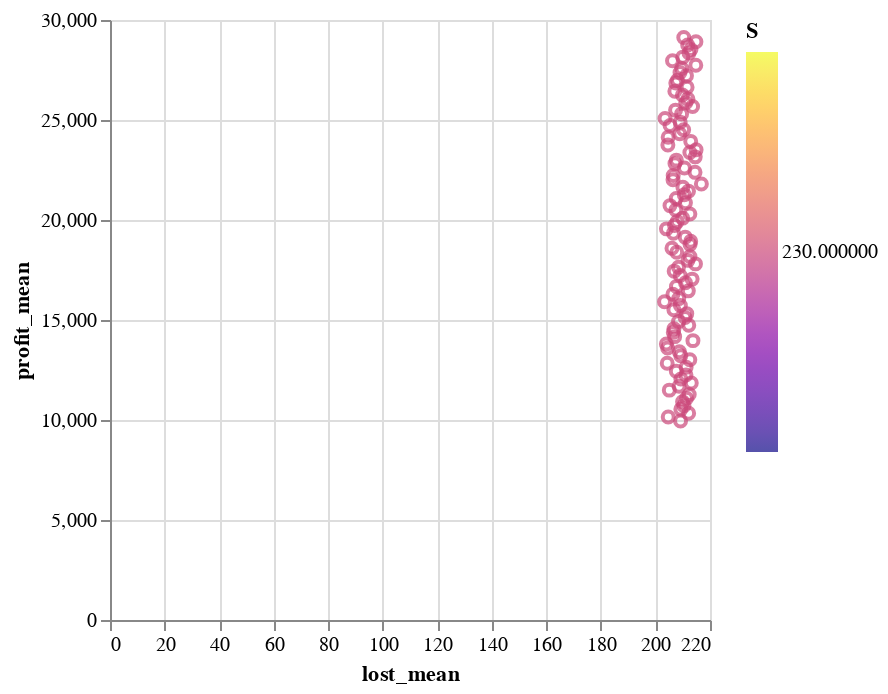

The notebook cell saved with this chart:
### Code cell
using VegaLite
df |> @vlplot(:point, x=:lost_mean, y=:profit_mean, color={:S, scale={scheme=:plasma}})

### Figure 1 — Vega-Lite specification as saved in the notebook (floating-point values rounded to 4 significant figures)
{"data": {"values": [{"N": 1000, "S": 230, "lost_mean": 209.2, "lost_std": 94.68, "m": 250, "p": 0, "profit_mean": 9951.0, "profit_std": 287.9, "s": 35}, {"N": 1000, "S": 230, "lost_mean": 204.7, "lost_std": 94.7, "m": 250, "p": 0.01, "profit_mean": 10150.0, "profit_std": 294.6, "s": 35}, {"N": 1000, "S": 230, "lost_mean": 212.2, "lost_std": 95.85, "m": 250, "p": 0.02, "profit_mean": 10340.0, "profit_std": 291.8, "s": 35}, {"N": 1000, "S": 230, "lost_mean": 209.3, "lost_std": 98.43, "m": 250, "p": 0.03, "profit_mean": 10530.0, "profit_std": 312.8, "s": 35}, {"N": 1000, "S": 230, "lost_mean": 210.4, "lost_std": 94.45, "m": 250, "p": 0.04, "profit_mean": 10720.0, "profit_std": 300.3, "s": 35}, {"N": 1000, "S": 230, "lost_mean": 209.9, "lost_std": 95.89, "m": 250, "p": 0.05, "profit_mean": 10910.0, "profit_std": 312.3, "s": 35}, {"N": 1000, "S": 230, "lost_mean": 211.4, "lost_std": 96.8, "m": 250, "p": 0.06, "profit_mean": 11090.0, "profit_std": 317.8, "s": 35}, {"N": 1000, "S": 230, "lost_mean": 212.4, "lost_std": 98.5, "m": 250, "p": 0.07, "profit_mean": 11280.0, "profit_std": 323.3, "s": 35}, {"N": 1000, "S": 230, "lost_mean": 205.1, "lost_std": 99.55, "m": 250, "p": 0.08, "profit_mean": 11490.0, "profit_std": 320.6, "s": 35}, {"N": 1000, "S": 230, "lost_mean": 208.7, "lost_std": 95.94, "m": 250, "p": 0.09, "profit_mean": 11690.0, "profit_std": 326.7, "s": 35}, {"N": 1000, "S": 230, "lost_mean": 213.1, "lost_std": 99.85, "m": 250, "p": 0.1, "profit_mean": 11850.0, "profit_std": 341.8, "s": 35}, {"N": 1000, "S": 230, "lost_mean": 209.3, "lost_std": 95.95, "m": 250, "p": 0.11, "profit_mean": 12050.0, "profit_std": 335.7, "s": 35}, {"N": 1000, "S": 230, "lost_mean": 211.2, "lost_std": 93.08, "m": 250, "p": 0.12, "profit_mean": 12250.0, "profit_std": 338.4, "s": 35}, {"N": 1000, "S": 230, "lost_mean": 207.6, "lost_std": 95.04, "m": 250, "p": 0.13, "profit_mean": 12440.0, "profit_std": 353.8, "s": 35}, {"N": 1000, "S": 230, "lost_mean": 211.2, "lost_std": 96.75, "m": 250, "p": 0.14, "profit_mean": 12640.0, "profit_std": 347.2, "s": 35}, {"N": 1000, "S": 230, "lost_mean": 204.3, "lost_std": 96.09, "m": 250, "p": 0.15, "profit_mean": 12830.0, "profit_std": 341.1, "s": 35}, {"N": 1000, "S": 230, "lost_mean": 212.6, "lost_std": 96.64, "m": 250, "p": 0.16, "profit_mean": 13020.0, "profit_std": 362.7, "s": 35}, {"N": 1000, "S": 230, "lost_mean": 209.3, "lost_std": 95.17, "m": 250, "p": 0.17, "profit_mean": 13210.0, "profit_std": 356.7, "s": 35}, {"N": 1000, "S": 230, "lost_mean": 208.8, "lost_std": 93.31, "m": 250, "p": 0.18, "profit_mean": 13410.0, "profit_std": 367.7, "s": 35}, {"N": 1000, "S": 230, "lost_mean": 204.5, "lost_std": 98.92, "m": 250, "p": 0.19, "profit_mean": 13600.0, "profit_std": 368.8, "s": 35}, {"N": 1000, "S": 230, "lost_mean": 204.0, "lost_std": 92.93, "m": 250, "p": 0.2, "profit_mean": 13800.0, "profit_std": 371.8, "s": 35}, {"N": 1000, "S": 230, "lost_mean": 213.7, "lost_std": 97.71, "m": 250, "p": 0.21, "profit_mean": 13970.0, "profit_std": 378.9, "s": 35}, {"N": 1000, "S": 230, "lost_mean": 207.0, "lost_std": 98.36, "m": 250, "p": 0.22, "profit_mean": 14170.0, "profit_std": 379.0, "s": 35}, {"N": 1000, "S": 230, "lost_mean": 206.5, "lost_std": 94.85, "m": 250, "p": 0.23, "profit_mean": 14380.0, "profit_std": 384.2, "s": 35}, {"N": 1000, "S": 230, "lost_mean": 206.8, "lost_std": 95.3, "m": 250, "p": 0.24, "profit_mean": 14560.0, "profit_std": 392.1, "s": 35}, {"N": 1000, "S": 230, "lost_mean": 212.2, "lost_std": 101.9, "m": 250, "p": 0.25, "profit_mean": 14740.0, "profit_std": 398.2, "s": 35}, {"N": 1000, "S": 230, "lost_mean": 208.5, "lost_std": 95.66, "m": 250, "p": 0.26, "profit_mean": 14920.0, "profit_std": 401.1, "s": 35}, {"N": 1000, "S": 230, "lost_mean": 210.8, "lost_std": 93.48, "m": 250, "p": 0.27, "profit_mean": 15130.0, "profit_std": 398.7, "s": 35}, {"N": 1000, "S": 230, "lost_mean": 211.5, "lost_std": 100.7, "m": 250, "p": 0.28, "profit_mean": 15320.0, "profit_std": 425.8, "s": 35}, {"N": 1000, "S": 230, "lost_mean": 206.8, "lost_std": 98.61, "m": 250, "p": 0.29, "profit_mean": 15520.0, "profit_std": 419.1, "s": 35}, {"N": 1000, "S": 230, "lost_mean": 209.1, "lost_std": 99.71, "m": 250, "p": 0.3, "profit_mean": 15720.0, "profit_std": 433.2, "s": 35}, {"N": 1000, "S": 230, "lost_mean": 203.3, "lost_std": 95.04, "m": 250, "p": 0.31, "profit_mean": 15910.0, "profit_std": 412.8, "s": 35}, {"N": 1000, "S": 230, "lost_mean": 208.5, "lost_std": 95.28, "m": 250, "p": 0.32, "profit_mean": 16070.0, "profit_std": 428.8, "s": 35}, {"N": 1000, "S": 230, "lost_mean": 206.4, "lost_std": 95.53, "m": 250, "p": 0.33, "profit_mean": 16290.0, "profit_std": 422.5, "s": 35}, {"N": 1000, "S": 230, "lost_mean": 212.1, "lost_std": 96.74, "m": 250, "p": 0.34, "profit_mean": 16460.0, "profit_std": 456.2, "s": 35}, {"N": 1000, "S": 230, "lost_mean": 207.7, "lost_std": 94.81, "m": 250, "p": 0.35, "profit_mean": 16680.0, "profit_std": 431.6, "s": 35}, {"N": 1000, "S": 230, "lost_mean": 211.0, "lost_std": 102.6, "m": 250, "p": 0.36, "profit_mean": 16860.0, "profit_std": 457.6, "s": 35}, {"N": 1000, "S": 230, "lost_mean": 213.4, "lost_std": 100.2, "m": 250, "p": 0.37, "profit_mean": 17040.0, "profit_std": 472.2, "s": 35}, {"N": 1000, "S": 230, "lost_mean": 209.1, "lost_std": 96.21, "m": 250, "p": 0.38, "profit_mean": 17230.0, "profit_std": 447.9, "s": 35}, {"N": 1000, "S": 230, "lost_mean": 206.9, "lost_std": 99.92, "m": 250, "p": 0.39, "profit_mean": 17440.0, "profit_std": 472.6, "s": 35}, {"N": 1000, "S": 230, "lost_mean": 208.5, "lost_std": 95.44, "m": 250, "p": 0.4, "profit_mean": 17640.0, "profit_std": 464.3, "s": 35}, {"N": 1000, "S": 230, "lost_mean": 214.7, "lost_std": 98.98, "m": 250, "p": 0.41, "profit_mean": 17810.0, "profit_std": 454.1, "s": 35}, {"N": 1000, "S": 230, "lost_mean": 211.9, "lost_std": 99.67, "m": 250, "p": 0.42, "profit_mean": 17980.0, "profit_std": 479.1, "s": 35}, {"N": 1000, "S": 230, "lost_mean": 212.7, "lost_std": 97.74, "m": 250, "p": 0.43, "profit_mean": 18180.0, "profit_std": 465.5, "s": 35}, {"N": 1000, "S": 230, "lost_mean": 207.8, "lost_std": 95.11, "m": 250, "p": 0.44, "profit_mean": 18390.0, "profit_std": 474.2, "s": 35}, {"N": 1000, "S": 230, "lost_mean": 206.1, "lost_std": 94.76, "m": 250, "p": 0.45, "profit_mean": 18590.0, "profit_std": 494.8, "s": 35}, {"N": 1000, "S": 230, "lost_mean": 212.7, "lost_std": 94.28, "m": 250, "p": 0.46, "profit_mean": 18770.0, "profit_std": 483.0, "s": 35}, {"N": 1000, "S": 230, "lost_mean": 212.9, "lost_std": 98.58, "m": 250, "p": 0.47, "profit_mean": 18930.0, "profit_std": 505.6, "s": 35}, {"N": 1000, "S": 230, "lost_mean": 210.9, "lost_std": 94.75, "m": 250, "p": 0.48, "profit_mean": 19140.0, "profit_std": 483.4, "s": 35}, {"N": 1000, "S": 230, "lost_mean": 206.6, "lost_std": 94.63, "m": 250, "p": 0.49, "profit_mean": 19340.0, "profit_std": 487.7, "s": 35}, {"N": 1000, "S": 230, "lost_mean": 204.0, "lost_std": 93.54, "m": 250, "p": 0.5, "profit_mean": 19560.0, "profit_std": 498.9, "s": 35}, {"N": 1000, "S": 230, "lost_mean": 207.0, "lost_std": 96.12, "m": 250, "p": 0.51, "profit_mean": 19720.0, "profit_std": 502.2, "s": 35}, {"N": 1000, "S": 230, "lost_mean": 208.0, "lost_std": 93.34, "m": 250, "p": 0.52, "profit_mean": 19920.0, "profit_std": 510.8, "s": 35}, {"N": 1000, "S": 230, "lost_mean": 210.0, "lost_std": 97.45, "m": 250, "p": 0.53, "profit_mean": 20090.0, "profit_std": 540.5, "s": 35}, {"N": 1000, "S": 230, "lost_mean": 212.6, "lost_std": 102.6, "m": 250, "p": 0.54, "profit_mean": 20300.0, "profit_std": 546.1, "s": 35}, {"N": 1000, "S": 230, "lost_mean": 207.5, "lost_std": 95.08, "m": 250, "p": 0.55, "profit_mean": 20500.0, "profit_std": 511.4, "s": 35}, {"N": 1000, "S": 230, "lost_mean": 205.3, "lost_std": 91.45, "m": 250, "p": 0.56, "profit_mean": 20720.0, "profit_std": 528.7, "s": 35}, {"N": 1000, "S": 230, "lost_mean": 211.0, "lost_std": 95.47, "m": 250, "p": 0.57, "profit_mean": 20860.0, "profit_std": 536.8, "s": 35}, {"N": 1000, "S": 230, "lost_mean": 207.6, "lost_std": 92.92, "m": 250, "p": 0.58, "profit_mean": 21080.0, "profit_std": 540.1, "s": 35}, {"N": 1000, "S": 230, "lost_mean": 210.6, "lost_std": 93.73, "m": 250, "p": 0.59, "profit_mean": 21260.0, "profit_std": 544.1, "s": 35}, {"N": 1000, "S": 230, "lost_mean": 212.1, "lost_std": 97.74, "m": 250, "p": 0.6, "profit_mean": 21440.0, "profit_std": 555.9, "s": 35}, {"N": 1000, "S": 230, "lost_mean": 210.1, "lost_std": 93.14, "m": 250, "p": 0.61, "profit_mean": 21640.0, "profit_std": 518.0, "s": 35}, {"N": 1000, "S": 230, "lost_mean": 216.8, "lost_std": 101.0, "m": 250, "p": 0.62, "profit_mean": 21800.0, "profit_std": 579.6, "s": 35}, {"N": 1000, "S": 230, "lost_mean": 206.4, "lost_std": 93.56, "m": 250, "p": 0.63, "profit_mean": 22010.0, "profit_std": 563.4, "s": 35}, {"N": 1000, "S": 230, "lost_mean": 206.5, "lost_std": 93.31, "m": 250, "p": 0.64, "profit_mean": 22220.0, "profit_std": 550.0, "s": 35}, {"N": 1000, "S": 230, "lost_mean": 214.5, "lost_std": 97.19, "m": 250, "p": 0.65, "profit_mean": 22380.0, "profit_std": 579.9, "s": 35}, {"N": 1000, "S": 230, "lost_mean": 210.6, "lost_std": 94.86, "m": 250, "p": 0.66, "profit_mean": 22600.0, "profit_std": 566.5, "s": 35}, {"N": 1000, "S": 230, "lost_mean": 207.2, "lost_std": 91.72, "m": 250, "p": 0.67, "profit_mean": 22820.0, "profit_std": 594.0, "s": 35}, {"N": 1000, "S": 230, "lost_mean": 207.7, "lost_std": 98.76, "m": 250, "p": 0.68, "profit_mean": 22990.0, "profit_std": 591.2, "s": 35}, {"N": 1000, "S": 230, "lost_mean": 214.6, "lost_std": 96.78, "m": 250, "p": 0.69, "profit_mean": 23160.0, "profit_std": 585.7, "s": 35}, {"N": 1000, "S": 230, "lost_mean": 212.6, "lost_std": 98.91, "m": 250, "p": 0.7, "profit_mean": 23370.0, "profit_std": 620.6, "s": 35}, {"N": 1000, "S": 230, "lost_mean": 214.9, "lost_std": 98.97, "m": 250, "p": 0.71, "profit_mean": 23510.0, "profit_std": 624.6, "s": 35}, {"N": 1000, "S": 230, "lost_mean": 204.6, "lost_std": 94.52, "m": 250, "p": 0.72, "profit_mean": 23750.0, "profit_std": 611.8, "s": 35}, {"N": 1000, "S": 230, "lost_mean": 212.9, "lost_std": 98.32, "m": 250, "p": 0.73, "profit_mean": 23930.0, "profit_std": 648.7, "s": 35}, {"N": 1000, "S": 230, "lost_mean": 204.7, "lost_std": 97.44, "m": 250, "p": 0.74, "profit_mean": 24130.0, "profit_std": 593.7, "s": 35}, {"N": 1000, "S": 230, "lost_mean": 208.9, "lost_std": 96.83, "m": 250, "p": 0.75, "profit_mean": 24310.0, "profit_std": 619.7, "s": 35}, {"N": 1000, "S": 230, "lost_mean": 210.3, "lost_std": 95.3, "m": 250, "p": 0.76, "profit_mean": 24510.0, "profit_std": 616.4, "s": 35}, {"N": 1000, "S": 230, "lost_mean": 205.4, "lost_std": 90.92, "m": 250, "p": 0.77, "profit_mean": 24720.0, "profit_std": 629.0, "s": 35}, {"N": 1000, "S": 230, "lost_mean": 209.1, "lost_std": 97.32, "m": 250, "p": 0.78, "profit_mean": 24890.0, "profit_std": 648.3, "s": 35}, {"N": 1000, "S": 230, "lost_mean": 203.5, "lost_std": 90.22, "m": 250, "p": 0.79, "profit_mean": 25070.0, "profit_std": 636.5, "s": 35}, {"N": 1000, "S": 230, "lost_mean": 209.6, "lost_std": 94.84, "m": 250, "p": 0.8, "profit_mean": 25300.0, "profit_std": 660.1, "s": 35}, {"N": 1000, "S": 230, "lost_mean": 207.4, "lost_std": 96.37, "m": 250, "p": 0.81, "profit_mean": 25490.0, "profit_std": 627.2, "s": 35}, {"N": 1000, "S": 230, "lost_mean": 213.6, "lost_std": 97.55, "m": 250, "p": 0.82, "profit_mean": 25680.0, "profit_std": 667.0, "s": 35}, {"N": 1000, "S": 230, "lost_mean": 211.1, "lost_std": 99.9, "m": 250, "p": 0.83, "profit_mean": 25860.0, "profit_std": 674.0, "s": 35}, {"N": 1000, "S": 230, "lost_mean": 211.9, "lost_std": 97.92, "m": 250, "p": 0.84, "profit_mean": 26050.0, "profit_std": 663.5, "s": 35}, {"N": 1000, "S": 230, "lost_mean": 209.9, "lost_std": 98.66, "m": 250, "p": 0.85, "profit_mean": 26250.0, "profit_std": 650.5, "s": 35}, {"N": 1000, "S": 230, "lost_mean": 207.1, "lost_std": 96.59, "m": 250, "p": 0.86, "profit_mean": 26440.0, "profit_std": 682.4, "s": 35}, {"N": 1000, "S": 230, "lost_mean": 211.6, "lost_std": 95.36, "m": 250, "p": 0.87, "profit_mean": 26630.0, "profit_std": 676.8, "s": 35}, {"N": 1000, "S": 230, "lost_mean": 207.5, "lost_std": 95.76, "m": 250, "p": 0.88, "profit_mean": 26850.0, "profit_std": 692.2, "s": 35}, {"N": 1000, "S": 230, "lost_mean": 208.1, "lost_std": 98.83, "m": 250, "p": 0.89, "profit_mean": 26990.0, "profit_std": 702.4, "s": 35}, {"N": 1000, "S": 230, "lost_mean": 211.4, "lost_std": 96.96, "m": 250, "p": 0.9, "profit_mean": 27210.0, "profit_std": 702.4, "s": 35}, {"N": 1000, "S": 230, "lost_mean": 209.0, "lost_std": 96.74, "m": 250, "p": 0.91, "profit_mean": 27380.0, "profit_std": 689.1, "s": 35}, {"N": 1000, "S": 230, "lost_mean": 209.6, "lost_std": 92.25, "m": 250, "p": 0.92, "profit_mean": 27580.0, "profit_std": 681.3, "s": 35}, {"N": 1000, "S": 230, "lost_mean": 214.8, "lost_std": 100.2, "m": 250, "p": 0.93, "profit_mean": 27740.0, "profit_std": 703.7, "s": 35}, {"N": 1000, "S": 230, "lost_mean": 206.3, "lost_std": 93.59, "m": 250, "p": 0.94, "profit_mean": 27960.0, "profit_std": 708.0, "s": 35}, {"N": 1000, "S": 230, "lost_mean": 210.0, "lost_std": 97.36, "m": 250, "p": 0.95, "profit_mean": 28140.0, "profit_std": 713.0, "s": 35}, {"N": 1000, "S": 230, "lost_mean": 212.3, "lost_std": 97.58, "m": 250, "p": 0.96, "profit_mean": 28350.0, "profit_std": 703.2, "s": 35}, {"N": 1000, "S": 230, "lost_mean": 213.0, "lost_std": 98.13, "m": 250, "p": 0.97, "profit_mean": 28520.0, "profit_std": 724.0, "s": 35}, {"N": 1000, "S": 230, "lost_mean": 211.8, "lost_std": 98.45, "m": 250, "p": 0.98, "profit_mean": 28750.0, "profit_std": 734.9, "s": 35}, {"N": 1000, "S": 230, "lost_mean": 214.8, "lost_std": 94.99, "m": 250, "p": 0.99, "profit_mean": 28920.0, "profit_std": 727.9, "s": 35}, {"N": 1000, "S": 230, "lost_mean": 210.4, "lost_std": 96.5, "m": 250, "p": 1, "profit_mean": 29120.0, "profit_std": 745.2, "s": 35}]}, "encoding": {"color": {"field": "S", "scale": {"scheme": "plasma"}, "type": "quantitative"}, "x": {"field": "lost_mean", "type": "quantitative"}, "y": {"field": "profit_mean", "type": "quantitative"}}, "mark": "point"}
